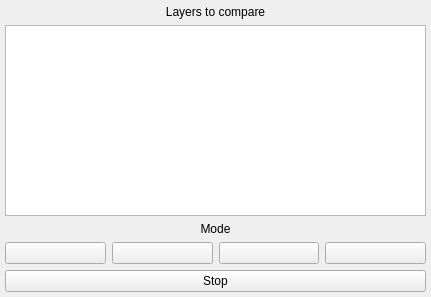
<?xml version="1.0" encoding="UTF-8"?>
<ui version="4.0">
 <class>QMapCompare</class>
 <widget class="QDockWidget" name="DockWidget">
  <property name="geometry">
   <rect>
    <x>0</x>
    <y>0</y>
    <width>431</width>
    <height>297</height>
   </rect>
  </property>
  <property name="windowTitle">
   <string>QMapCompare</string>
  </property>
  <widget class="QWidget" name="dockWidgetContents">
    <layout class="QVBoxLayout" name="verticalLayout">
      <property name="rightMargin">
        <number>5</number>
      </property>
      <property name="leftMargin">
        <number>5</number>
      </property>
      <property name="topMargin">
        <number>5</number>
      </property>
      <property name="bottomMargin">
        <number>5</number>
      </property>
     <item>
      <widget class="QLabel" name="label_layers">
       <property name="text">
        <string>Layers to compare</string>
       </property>
       <property name="alignment">
       <set>Qt::AlignCenter</set>
      </property>
      </widget>
     </item>
     <item>
      <widget class="QTreeWidget" name="layerTree">
       <property name="minimumSize">
        <size>
         <width>200</width>
         <height>100</height>
        </size>
       </property>
       <property name="baseSize">
       <size>
        <width>0</width>
        <height>100</height>
       </size>
      </property>
       <property name="columnCount">
        <number>1</number>
       </property>
       <attribute name="headerVisible">
        <bool>false</bool>
       </attribute>
       <column>
        <property name="text">
         <string notr="true">1</string>
        </property>
       </column>
      </widget>
     </item>
     <item>
      <widget class="QLabel" name="label_comparing_mode">
       <property name="text">
        <string>Mode</string>
       </property>
       <property name="alignment">
       <set>Qt::AlignCenter</set>
      </property>
      </widget>
     </item>
     <item>
      <layout class="QHBoxLayout" name="horizontalLayout">
       <item>
        <widget class="QPushButton" name="pushButton_v_split">
         <property name="text">
          <string></string>
         </property>
         <property name="icon">
          <iconset>
           <normaloff>icon/compare_split_vertical.png</normaloff>icon/compare_split_vertical.png</iconset>
         </property>
         <property name="iconSize">
          <size>
           <width>50</width>
           <height>30</height>
          </size>
         </property>
         <property name="autoRepeat">
          <bool>false</bool>
         </property>
         <property name="autoRepeatDelay">
          <number>300</number>
         </property>
        </widget>
       </item>
       <item>
        <widget class="QPushButton" name="pushButton_h_split">
         <property name="text">
          <string></string>
         </property>
         <property name="icon">
          <iconset>
           <normaloff>icon/compare_split_horizontal.png</normaloff>icon/compare_split_horizontal.png</iconset>
         </property>
         <property name="iconSize">
          <size>
           <width>50</width>
           <height>30</height>
          </size>
         </property>
         <property name="autoRepeat">
          <bool>false</bool>
         </property>
         <property name="autoRepeatDelay">
          <number>300</number>
         </property>
        </widget>
       </item>
       <item>
        <widget class="QPushButton" name="pushButton_mirror">
         <property name="text">
          <string></string>
         </property>
         <property name="icon">
          <iconset>
           <normaloff>icon/compare_mirror.png</normaloff>icon/compare_mirror.png</iconset>
         </property>
         <property name="iconSize">
          <size>
           <width>50</width>
           <height>30</height>
          </size>
         </property>
        </widget>
       </item>
       <item>
        <widget class="QPushButton" name="pushButton_lens">
         <property name="text">
          <string></string>
         </property>
         <property name="icon">
          <iconset>
           <normaloff>icon/compare_lens.png</normaloff>icon/compare_lens.png</iconset>
         </property>
         <property name="iconSize">
          <size>
           <width>50</width>
           <height>30</height>
          </size>
         </property>
        </widget>
       </item>
      </layout>
     </item>
     <item>
      <widget class="QPushButton" name="pushButton_stopcompare">
       <property name="text">
        <string>Stop</string>
       </property>
      </widget>
     </item>
    </layout>
  </widget>
 </widget>
 <resources/>
 <connections/>
</ui>
